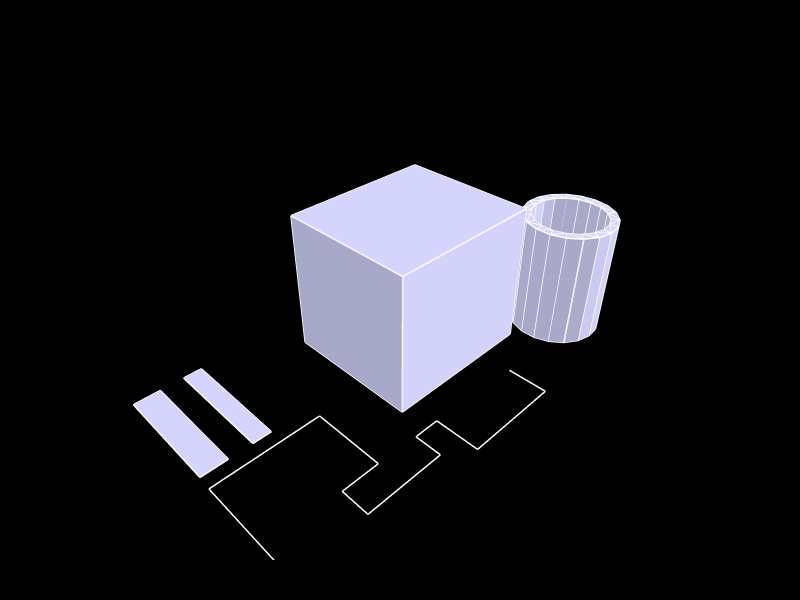

Here is the notebook cell this chart was saved with:
### Markdown cell above
## 6. Show the geometry

### Code cell
Topology.Show(objects,
              faceColor=[210,210,250],
              faceOpacity=1,
              edgeColor="white",
              edgeWidth=3,
              showVertices=False,
              backgroundColor="black",
              width=800,
              height=600,
              renderer = renderer)

### Figure 1 — Plotly figure (JSON) as saved in the notebook; plotly's stock layout.template omitted (floating-point values rounded to 4 significant figures; data arrays with more than 128 entries replaced by an {"elided": "..."} marker saying what was removed)
{"data": [{"hoverinfo": "text", "legendgroup": "2", "legendrank": 2, "line": {"color": "white", "dash": "solid", "width": 3}, "marker": {"size": 0}, "mode": "lines", "name": "1: default (Edges)", "showlegend": false, "text": "", "type": "scatter3d", "x": {"elided": "1275 float values"}, "y": {"elided": "1275 float values"}, "z": {"elided": "1275 float values"}}, {"cmax": 1, "cmin": 0, "color": "#D2D2FA", "colorscale": [[0, "#440154"], [0.1111, "#482878"], [0.2222, "#3e4989"], [0.3333, "#31688e"], [0.4444, "#26828e"], [0.5556, "#1f9e89"], [0.6667, "#35b779"], [0.7778, "#6ece58"], [0.8889, "#b5de2b"], [1, "#fde725"]], "flatshading": true, "hoverinfo": "text", "hovertext": "", "i": {"elided": "170 int values"}, "j": {"elided": "170 int values"}, "k": {"elided": "170 int values"}, "legendgroup": "3", "legendrank": 3, "lighting": {"facenormalsepsilon": 0}, "name": "1: default (Faces)", "opacity": 1, "showlegend": false, "showscale": false, "text": "", "type": "mesh3d", "x": [-23.68, -26.34, -26.34, -23.68, -23.68, -26.34, -29.7, -33.41, -33.41, -29.7, 26.68, 27.03, 26.68, 27.03, 25.65, 25.65, 24.07, 24.07, 22.1, 22.1, 19.96, 19.96, 17.87, 17.87, 16.07, 16.07, 14.75, 14.75, 14.05, 14.05, 14.05, 14.05, 14.75, 14.75, 16.07, 16.07, 17.87, 17.87, 19.96, 19.96, 22.1, 22.1, 24.07, 24.07, 25.65, 25.65, 26.68, 26.68, 25.55, 25.84, 25.55, 25.84, 24.72, 24.72, 23.42, 23.42, 21.81, 21.81, 20.06, 20.06, 18.35, 18.35, 16.88, 16.88, 15.8, 15.8, 15.23, 15.23, 15.23, 15.23, 15.8, 15.8, 16.88, 16.88, 18.35, 18.35, 20.06, 20.06, 21.81, 21.81, 23.42, 23.42, 24.72, 24.72, 25.55, 25.55, -10.13, 12.22, -10.13, 12.22, 12.22, -10.13, -10.13, 12.22], "y": [7.7, 7.7, -0.4053, -0.4053, 15.81, 15.81, 15.81, 15.81, -0.4053, -0.4053, -9.041, -11.16, -9.041, -11.16, -7.15, -7.15, -5.693, -5.693, -4.829, -4.829, -4.652, -4.652, -5.18, -5.18, -6.356, -6.356, -8.053, -8.053, -10.09, -10.09, -12.24, -12.24, -14.27, -14.27, -15.97, -15.97, -17.14, -17.14, -17.67, -17.67, -17.5, -17.5, -16.63, -16.63, -15.17, -15.17, -13.28, -13.28, -12.9, -11.16, -12.9, -11.16, -14.44, -14.44, -15.64, -15.64, -16.34, -16.34, -16.49, -16.49, -16.06, -16.06, -15.09, -15.09, -13.71, -13.71, -12.04, -12.04, -10.28, -10.28, -8.619, -8.619, -7.23, -7.23, -6.268, -6.268, -5.836, -5.836, -5.981, -5.981, -6.688, -6.688, -7.88, -7.88, -9.427, -9.427, 10.36, -9.321, -9.321, 10.36, 10.36, 10.36, -9.321, -9.321], "z": [0, 0, 0, 0, 0, 0, 0, 0, 0, 0, 16.99, 0, 0, 16.99, 16.99, 0, 0, 16.99, 0, 16.99, 0, 16.99, 0, 16.99, 0, 16.99, 0, 16.99, 16.99, 0, 0, 16.99, 16.99, 0, 0, 16.99, 0, 16.99, 0, 16.99, 0, 16.99, 0, 16.99, 0, 16.99, 16.99, 0, 16.99, 0, 0, 16.99, 16.99, 0, 0, 16.99, 0, 16.99, 0, 16.99, 0, 16.99, 0, 16.99, 0, 16.99, 16.99, 0, 0, 16.99, 16.99, 0, 16.99, 0, 0, 16.99, 0, 16.99, 0, 16.99, 0, 16.99, 0, 16.99, 16.99, 0, 0, 0, 0, 0, 20.31, 20.31, 20.31, 20.31]}], "layout": {"autosize": true, "height": 600, "margin": {"b": 40, "l": 40, "r": 40, "t": 40}, "paper_bgcolor": "#000000", "plot_bgcolor": "#000000", "scene": {"aspectmode": "data", "camera": {"center": {"x": 0, "y": 0, "z": 0}, "eye": {"x": -1.25, "y": -1.25, "z": 1.25}, "projection": {"type": "perspective"}, "up": {"x": 0, "y": 0, "z": 1}}, "xaxis": {"visible": false}, "yaxis": {"visible": false}, "zaxis": {"visible": false}}, "showlegend": true, "width": 800, "xaxis": {"showgrid": false, "visible": false, "zeroline": false}, "yaxis": {"showgrid": false, "visible": false, "zeroline": false}}}
